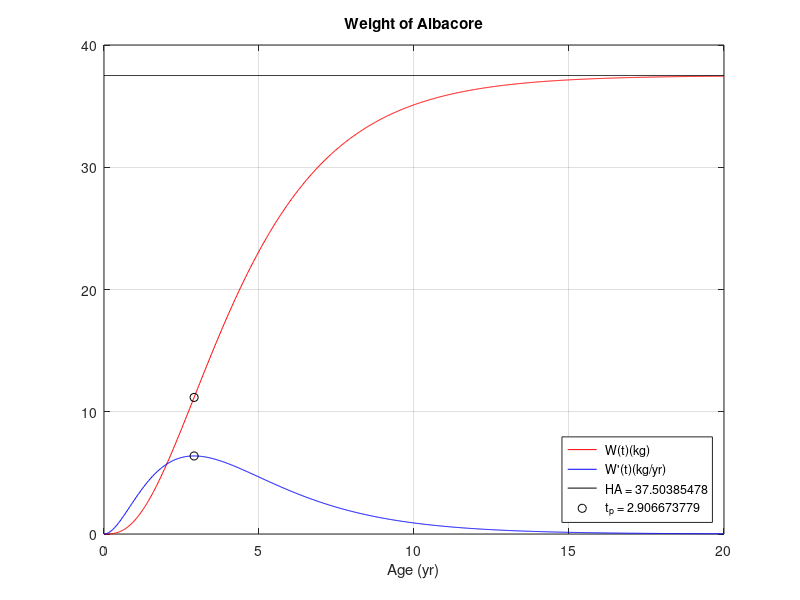

Source code (MATLAB):
clear				% Clear previous definitions
figure(101)           % Assign figure number
clf                 % Clear previous figures
hold off            % Start with fresh graph

t = linspace(0,20,1000);
W = 21.2319 * (1.204415785*(1 - exp(-0.384651137 * t))).^3.0589;
plot(t,W,'r');

grid on
hold on

dW = 30.08829639 * exp(-0.384651137 * t) .* (1.204415785*(1 - exp(-0.384651137 * t))).^2.0589;
plot(t,dW,'b')

HA = 37.50385478 + t - t;
plot(t,HA,'k');

plot(2.906673779,[11.17272610,6.384930855],'ko')

xlabel('Age (yr)');
title('Weight of Albacore' );
legend({' W(t)(kg)',' W''(t)(kg/yr)',' HA = 37.50385478',' t_p = 2.906673779 '},'Location', 'southeast')